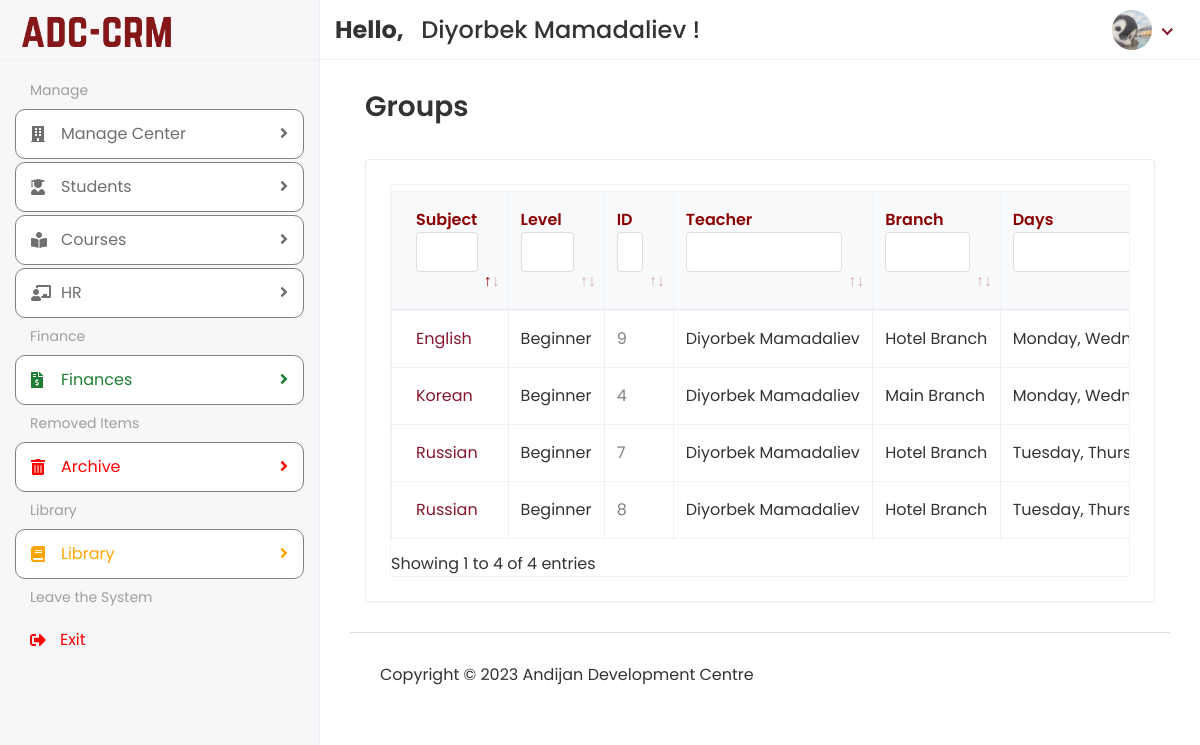
Page /Hod/Staff/TeacherGroup (signed in) on the committed database.
### app/models.py (models this page shows, shortened)
class customUser(AbstractUser):
    USER = (
        (1, 'HOD'),
        (3, 'STUDENT'),
    )
    user_type = models.CharField(choices=USER, max_length=50, default=1)
    profile_pic = models.ImageField(upload_to='media/profile_pic',blank=True, null=True)

class Course(models.Model):
    subject = models.CharField(max_length=100)
    level = models.CharField(max_length=150)
    branch = models.ForeignKey('Branch', on_delete=models.SET_NULL, blank=True, null=True)
    username = models.CharField(max_length=50, blank=True, null=True)
    teacher_id = models.ForeignKey(Staff, on_delete=models.DO_NOTHING, blank=True, null=True)
    status = models.CharField(max_length=30, blank=True, null=True)
    days = models.CharField(max_length=25, blank=True, null=True)
    hours = models.CharField(max_length=25, blank=True, null=True)
    created_at = models.DateTimeField(auto_now_add=True)
    updated_at = models.DateTimeField(auto_now=True)  # Updated

class Staff(models.Model):
    admin = models.OneToOneField(customUser, on_delete=models.CASCADE)
    department = models.CharField(max_length=50)
    role = models.CharField(max_length=100)
    fines = models.CharField(max_length=30, blank=True, null=True)
    bonus = models.CharField(max_length=30, blank=True, null=True)
    tax = models.CharField(max_length=30, blank=True, null=True)
    salary_type = models.CharField(max_length=30)
    branch = models.ForeignKey('Branch', on_delete=models.SET_NULL, blank=True, null=True)
    work_format = models.CharField(max_length=30)
    salary_amount = models.CharField(max_length=30)
    birth_date = models.DateTimeField(blank=True, null=True)
    status = models.CharField(max_length=20, blank=True, null=True)
    address = models.TextField(max_length=150, blank=True, null=True)
    mobile = models.CharField(max_length=20, blank=True, null=True)
    mobiletwo = models.CharField(max_length=20, blank=True, null=True)
    created_date = models.DateTimeField(auto_now_add=True)
    updated_date = models.DateTimeField(auto_now_add=True)
    def __str__(self):
        return f"{self.admin.first_name} {self.admin.last_name}"

class Branch(models.Model):
    profile_pic = models.ImageField(upload_to='media/profile_pic', blank=True, null=True)
    name = models.CharField(max_length=100)
    address = models.CharField(max_length=255)
    phone_number = models.CharField(max_length=20)
    rooms = models.CharField(max_length=20, blank=True, null=True)

### ADC_school_project/Hod_Views.py (the view)
# urls.py: path('Hod/Staff/TeacherGroup', Hod_Views.TEACHER_GROUP_PANEL, name="teacher_group_panel"),
def TEACHER_GROUP_PANEL(request):
    groups = Course.objects.exclude(status="Archived").exclude(username='Not_Selected_1').filter(teacher_id__admin__username=request.user.username)
    context = {
               'groups': groups}
    return render(request, 'Hod/teacher_group_panel.html', context)

### templates/Hod/teacher_group_panel.html (shortened to what this page needs)
{% extends 'base.html' %}
{% block content %}
    <div class="content container-fluid">
        <div class="page-header">
            <div class="row align-items-center">
                <div class="col">
                    <h3 class="page-title">Groups</h3>
                </div>
            </div>
        </div>
        <div class="row">
            <div class="col-sm-12">
                <div class="card card-table">
                    <div class="card-body">
                        <div class="table-responsive table-bordered table-hover">
                            <table class="data-table table">
                                <thead class="thead-light">
                                    <tr>
                                        <th style="color: darkred">Subject</th>
                                        <th style="color: darkred">Level</th>
                                        <th style="color: darkred">ID</th>
                                        <th style="color: darkred">Teacher</th>
                                        <th style="color: darkred">Branch</th>
                                        <th style="color: darkred">Days</th>
                                    </tr>
                                </thead>
                                <tbody>
                                    {% for course in groups %}
                                    <tr>
                                        <td>
                                            <a href="{% url 'view_students' course.id %}">{{ course.subject }}</a>
                                        </td>
                                        <td>{{ course.level }}</td>
                                        <td style="color: grey">{{ course.id }}</td>
                                        <td>{{ course.teacher_id }}</td>
                                        <td>{{ course.branch.name }}</td>
                                        <td>{{ course.days }}</td>
                                    </tr>
                                    {% endfor %}
                                </tbody>
                            </table>
                        </div>
                    </div>
                </div>
            </div>
        </div>
    </div>
{% endblock %}

### templates/includes/header.html (shortened to what this page needs)
{% load static %}
<div class="header">
            <div class="header-left">
               <a href="{% url 'hod_home' %}" class="logo">
               <img src="{% static 'assets/img/logo.png' %}" alt="Logo">
               </a>
            </div>
            <div class="top-nav-search mt-3">
                <h4>
                    <strong>
                        Hello,
                    </strong>&nbsp;<span>
                    {{ user.first_name }} {{ user.last_name }}
                </span>!</h4>
            </div>
            <ul class="nav user-menu">
               <li class="nav-item dropdown has-arrow">
                  <a href="#" class="dropdown-toggle nav-link" data-toggle="dropdown">
                      {% if user.profile_pic == "" %}
                          <span class="user-img"><img class="rounded-circle" src="{% static 'assets/img/noimg.png' %}" width="31" alt="Profile_Picture"></span>
                      {% else %}
                  <span class="user-img"><img class="rounded-circle" src="/{{ user.profile_pic }}" width="31" alt="Profile_Picture"></span>
                      {% endif %}
                  </a>
               </li>
            </ul>
         </div>

### static/assets/css/style.css (style rules this page uses)
html { height: 100%; }
body { background-color: #fff; color: #333; font-family: 'Poppins', sans-serif; font-size: 1rem; height: 100%; line-height: 1.5; overflow-x: hidden; }
h1, h2, h3, h4, h5, h6 { font-family: 'Poppins', sans-serif; margin-top: 0; }
a { color: #86172c; }
input, button, a { transition: all 0.4s ease; -moz-transition: all 0.4s ease; -o-transition: all 0.4s ease; -ms-transition: all 0.4s ease; -webkit-transition: all 0.4s ease; }
ul, ol { padding: 0px; list-style: none; }
.table { color: #333; max-width: 100%; margin-bottom: 0; width: 100%; }
.table.dataTable { border-collapse: collapse !important; border: 1px solid rgba(0, 0, 0, 0.05); }
.table thead tr th { font-weight: 600; }
.table tbody tr { border-bottom: 1px solid rgba(0, 0, 0, 0.05); }
.table-bordered { border: 1px solid rgba(0, 0, 0, 0.05) !important; }
.table-bordered th, .table-bordered td { border-color: rgba(0, 0, 0, 0.05); }
.card-table .card-body .table > thead > tr > th { border-top: 0; }
.card-table .card-body .table tr td:first-child, .card-table .card-body .table tr th:first-child { padding-left: 1.5rem; }
.card-table .table td, .card-table .table th { border-top: 1px solid #e2e5e8; padding: 1rem 0.75rem; white-space: nowrap; }
.table .thead-light th { color: #495057; background-color: #f8f9fa; border-color: #eff2f7; }
.table-responsive { display: block; width: 100%; overflow-x: auto; }
.card { border: 1px solid #ececf5; box-shadow: 0 1px 3px 0 rgba(0, 0, 0, 0.03); margin-bottom: 1.875rem; }
.card-body { padding: 1.5rem; }
.header { background-color: #fff; border-bottom: 1px solid #f3f3f4; left: 0; position: fixed; right: 0; top: 0; z-index: 1001; height: 60px; }
.header .header-left { float: left; height: 60px; padding: 0 20px; position: relative; width: 320px; z-index: 1; transition: all 0.2s ease-in-out; background-color: #f7f7fa; border-bottom: 1px solid #efefef; border-right: 1px solid #ececf5; display: flex; align-items: center; }
.header .header-left .logo { display: inline-block; line-height: 60px; }
.header .header-left .logo img { max-height: 40px; width: auto; }
.header .dropdown-toggle:after { display: none; }
.header .has-arrow .dropdown-toggle:after { border-top: 0; border-left: 0; border-bottom: 2px solid #86172c; border-right: 2px solid #86172c; content: ''; height: 8px; display: inline-block; pointer-events: none; -webkit-transform-origin: 66% 66%; -ms-transform-origin: 66% 66%; transform-origin: 66% 66%; -webkit-transform: rotate(45deg); -ms-transform: rotate(45deg); transform: rotate(45deg); -webkit-transition: all 0.15s ease-in-out; transition: all 0.15s ease-in-out; width: 8px; vertical-align: 0px; }
.user-menu { float: right; margin: 0; position: relative; z-index: 99; padding-right: 15px; }
.user-menu.nav > li > a { color: #a0a0a0; font-size: 14px; line-height: 58px; padding: 0 15px; height: 60px; }
.user-img { margin-right: 3px; position: relative; }
.top-nav-search { float: left; margin-left: 15px; }
.page-header { margin-bottom: 1.875rem; }
.page-title { font-size: 28px; font-weight: 600; color: #333; margin-bottom: 5px; }
th, td { white-space: nowrap; }

### templates/includes/header.html (style rules this page uses)
.user-img img { border-radius: 50%; width: 40px; height: 40px; object-fit: cover; }

### rows in the picture
customUser: first_name "Diyorbek", last_name "Mamadaliev", profile_pic (picture)
Course: subject "Korean", level "Beginner", id "4", teacher_id "Diyorbek Mamadaliev", branch.name "Main Branch", days "Monday,…"
Course: subject "Russian", level "Beginner", id "7", teacher_id "Diyorbek Mamadaliev", branch.name "Hotel Branch", days "Tuesday,…"
Course: subject "Russian", level "Beginner", id "8", teacher_id "Diyorbek Mamadaliev", branch.name "Hotel Branch", days "Tuesday,…"
Course: subject "English", level "Beginner", id "9", teacher_id "Diyorbek Mamadaliev", branch.name "Hotel Branch", days "Monday,…"
